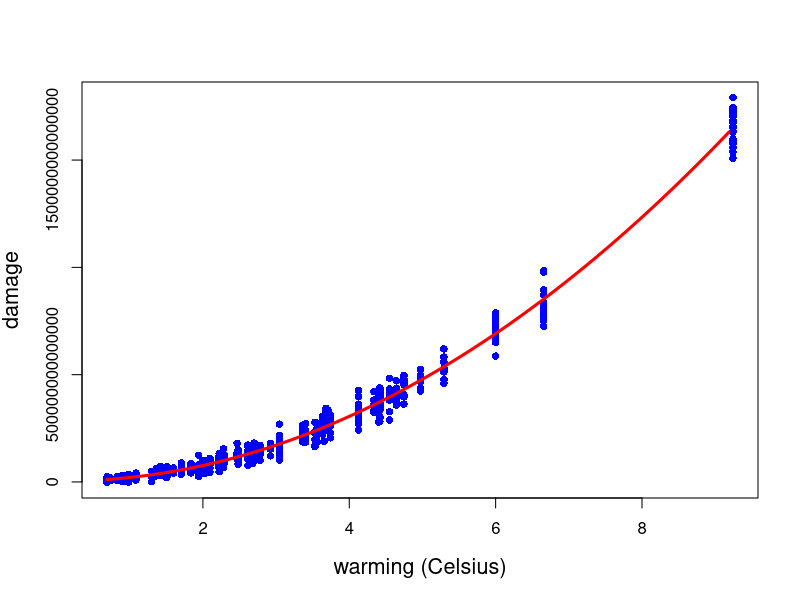
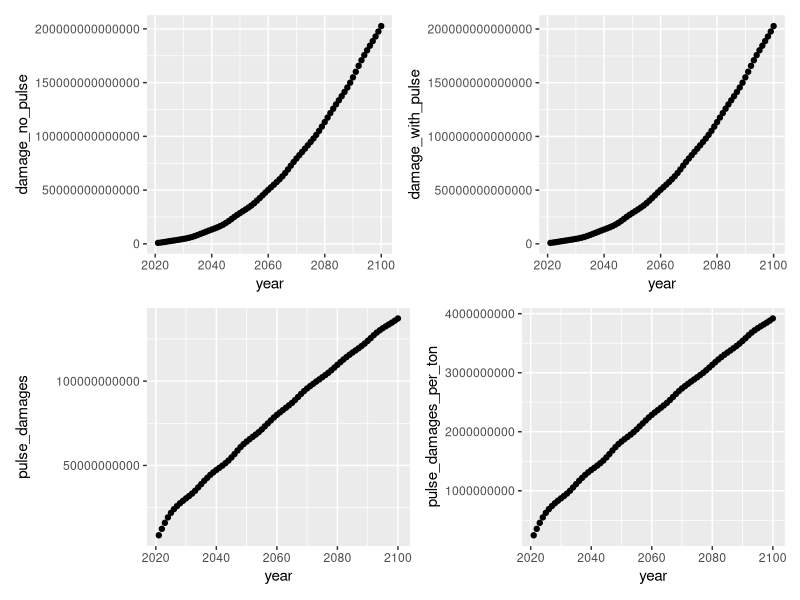

R code for these plots, in order:
## ---- chunk 1
knitr::opts_chunk$set(echo = TRUE)
options(scipen=999)
library(here)
library(tidyverse)
library(patchwork)
## ---- chunk 2
#read in data
damages_data <- read_csv(here("damages.csv"))

warming_data <- read_csv(here("warming.csv"))
## ---- chunk 3
#creating vectors of values
damages_data <- damages_data %>% 
  mutate(warming2 = warming^2)

#creating vectors
damages <- damages_data$damages
warming <- damages_data$warming
warming2 <- damages_data$warming2

#estimating quadratic model
damages_quad_model=lm(method = 'lm', damages ~ warming + warming2)

summary(damages_quad_model)

#idk what I'm doing here but the internet says do it
warmingvalues <- seq(0.6900000, 9.243000, 0.1)

#generating predictions
predictedcounts <- predict(damages_quad_model,list(warming=warmingvalues, warming2=warmingvalues^2))

#plotting
plot(warming, damages, pch=16, xlab = "warming (Celsius)", ylab = "damage", cex.lab = 1.3, col = "blue");
lines(warmingvalues, predictedcounts, col = "red", lwd = 3)
## ---- chunk 4
#making a damage function--do it with stored intercepts later
damage_function <- function(x){
  damage <- -3018856250104*x + 19589020155100*x^2
  return(damage)
}

#creating new columns
warming_scenarios <- warming_data %>% 
  mutate(damage_no_pulse = damage_function(warming_baseline)) %>% 
  mutate(damage_with_pulse = damage_function(warming_pulse)) %>% 
  mutate(pulse_damages = damage_with_pulse - damage_no_pulse) %>% 
  mutate(pulse_damages_per_ton = pulse_damages/35)

damage_no_pulse_graph <- ggplot(data = warming_scenarios, aes(x = year, y = damage_no_pulse)) +
  geom_point()

damage_with_pulse_graph <- ggplot(data = warming_scenarios, aes(x = year, y = damage_with_pulse)) +
  geom_point()

pulse_damages_graph <- ggplot(data = warming_scenarios, aes(x = year, y = pulse_damages)) +
  geom_point()

pulse_damages_per_ton_graph <- ggplot(data = warming_scenarios, aes(x = year, y = pulse_damages_per_ton)) +
  geom_point()

(damage_no_pulse_graph + damage_with_pulse_graph)/(pulse_damages_graph + pulse_damages_per_ton_graph)
